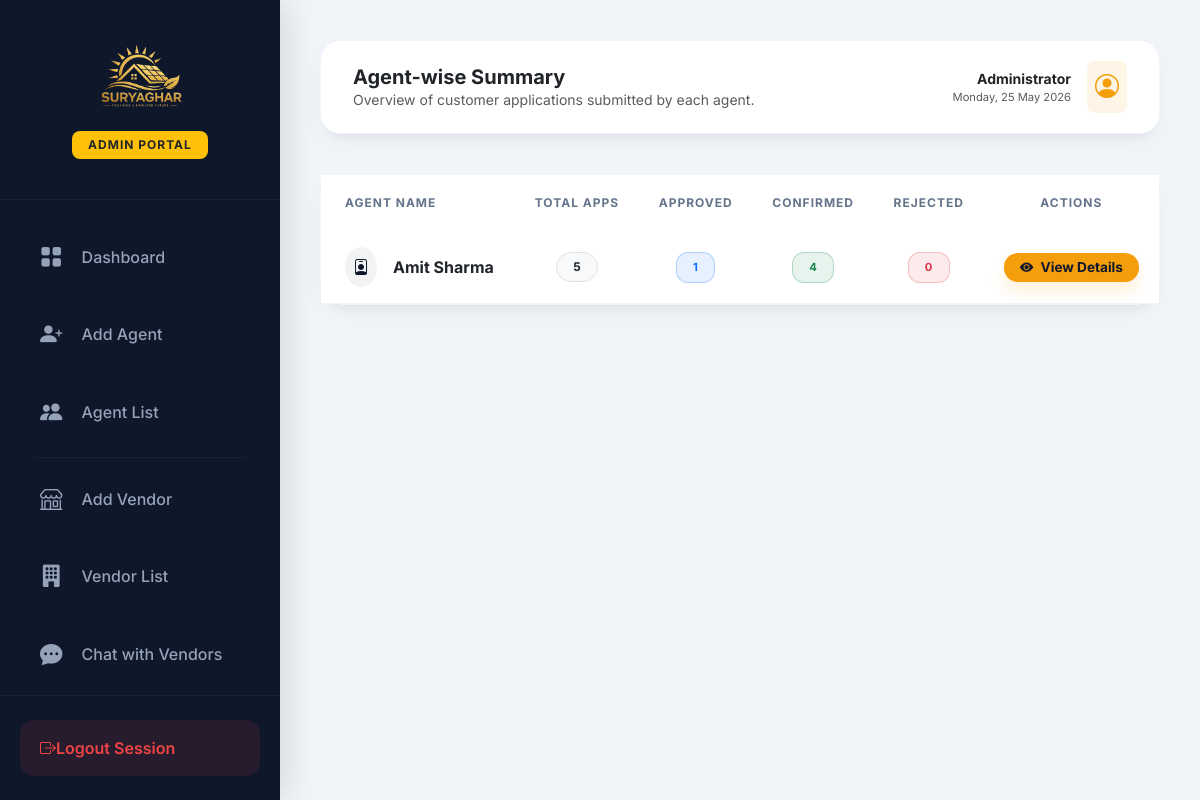
/admin-customer-summary/ (signed in), run on the app's committed database.
### app/models.py (models this page shows, shortened)
class Agent(models.Model):
    name = models.CharField(max_length=100)
    email = models.EmailField(unique=True)
    phone = models.CharField(max_length=15, unique=True)
    address = models.TextField(null=True, blank=True)
    profile_photo = models.ImageField(upload_to='profile_photos/', null=True, blank=True)
    aadhar_number = models.CharField(max_length=15, null=True, blank=True)
    aadhar_card_image = models.ImageField(upload_to='aadhar_cards/', null=True, blank=True)
    password = models.CharField(max_length=100)
    is_active = models.BooleanField(default=True)
    created_at = models.DateTimeField(auto_now_add=True)

### app/views.py (the view)
# urls.py: path('admin-customer-summary/', views.admin_customer_summary, name='admin_customer_summary'), # Summary of customers per agent
def admin_customer_summary(request):
    if not request.user.is_authenticated or not request.user.is_staff:
        return redirect('admin_login')
    agents = Agent.objects.annotate(
        total_cust=Count('customers'),
        approved_cust=Count('customers', filter=Q(customers__status='Approved')),
        confirmed_cust=Count('customers', filter=Q(customers__status='Confirmed')),
        rejected_cust=Count('customers', filter=Q(customers__status='Rejected'))
    ).order_by('-total_cust')
    return render(request, 'admin/admin_customer_list.html', {'agents': agents})

### app/templates/admin/admin_customer_list.html (shortened to what this page needs)
{% extends 'admin/admin_dashboard.html' %}
{% load static %}
{% block page_title %}Agent-wise Summary{% endblock %}
{% block page_subtitle %}Overview of customer applications submitted by each agent.{% endblock %}
{% block dashboard_content %}
<div class="row">
    <div class="col-12">
        <div class="modern-card p-0">
            <div class="table-responsive">
                <table class="table modern-table mb-0">
                    <thead>
                        <tr>
                            <th class="ps-4">Agent Name</th>
                            <th class="text-center">Total Apps</th>
                            <th class="text-center">Approved</th>
                            <th class="text-center">Confirmed</th>
                            <th class="text-center">Rejected</th>
                            <th class="text-center">Actions</th>
                        </tr>
                    </thead>
                    <tbody>
                        {% for agent in agents %}
                        <tr>
                            <td class="ps-4 py-3">
                                <div class="d-flex align-items-center">
                                    <div class="icon-navy p-2 rounded-circle me-3">
                                        <i class="bi bi-person-badge"></i>
                                    </div>
                                    <span class="fw-bold text-dark">{{ agent.name }}</span>
                                </div>
                            </td>
                            <td class="text-center">
                                <span class="badge rounded-pill bg-light text-dark border px-3 py-2 fw-bold">{{ agent.total_cust }}</span>
                            </td>
                            <td class="text-center">
                                <span class="badge-modern bg-primary bg-opacity-10 text-primary border border-primary border-opacity-25 px-3">
                                    {{ agent.approved_cust }}
                                </span>
                            </td>
                            <td class="text-center">
                                <span class="badge-modern bg-success bg-opacity-10 text-success border border-success border-opacity-25 px-3">
                                    {{ agent.confirmed_cust }}
                                </span>
                            </td>
                            <td class="text-center">
                                <span class="badge-modern bg-danger bg-opacity-10 text-danger border border-danger border-opacity-25 px-3">
                                    {{ agent.rejected_cust }}
                                </span>
                            </td>
                            <td class="text-center">
                                <a href="{% url 'admin_agent_customers' agent.id %}" class="btn btn-modern-gold py-1 px-3" style="font-size: 0.85rem;">
                                    <i class="bi bi-eye-fill me-1"></i> View Details
                                </a>
                            </td>
                        </tr>
                        {% endfor %}
                    </tbody>
                </table>
            </div>
        </div>
    </div>
</div>
{% endblock %}

### app/templates/admin/admin_dashboard.html (style rules this page uses)
:root { --sidebar-width: 280px; --deep-navy: #0f172a; --secondary-navy: #1e293b; --gold-primary: #f59e0b; --gold-hover: #d97706; --bg-light: #f1f5f9; --text-main: #1e293b; --text-muted: #64748b; --card-shadow: 0 10px 25px -5px rgba(0, 0, 0, 0.05), 0 8px 10px -6px rgba(0, 0, 0, 0.05); --transition: all 0.3s cubic-bezier(0.4, 0, 0.2, 1); }
body { font-family: 'Inter', system-ui, -apple-system, sans-serif; background-color: var(--bg-light); color: var(--text-main); }
.modern-card { background: white; border: none; border-radius: 24px; box-shadow: var(--card-shadow); padding: 2rem; transition: var(--transition); border: 1px solid #f1f5f9; }
.icon-navy { background: rgba(15, 23, 42, 0.05); color: var(--deep-navy); }
.btn-modern-gold { background: var(--gold-primary); color: var(--deep-navy); padding: 0.8rem 1.8rem; border-radius: 14px; font-weight: 700; border: none; box-shadow: 0 10px 15px rgba(245, 158, 11, 0.15); transition: var(--transition); }
.modern-table thead { background: #f8fafc; }
.modern-table th { font-weight: 700; text-transform: uppercase; font-size: 0.75rem; letter-spacing: 1px; color: var(--text-muted); padding: 1.2rem; border: none; }
.modern-table td { padding: 1.2rem; vertical-align: middle; border-bottom: 1px solid #f1f5f9; }
.badge-modern { display: inline-flex; align-items: center; gap: 6px; padding: 6px 16px; border-radius: 12px; font-weight: 700; font-size: 0.7rem; text-transform: uppercase; letter-spacing: 0.5px; white-space: nowrap; transition: var(--transition); }

### data on the page
Agent: name "Amit Sharma", total_cust "5", approved_cust "1", confirmed_cust "4", rejected_cust "0"
